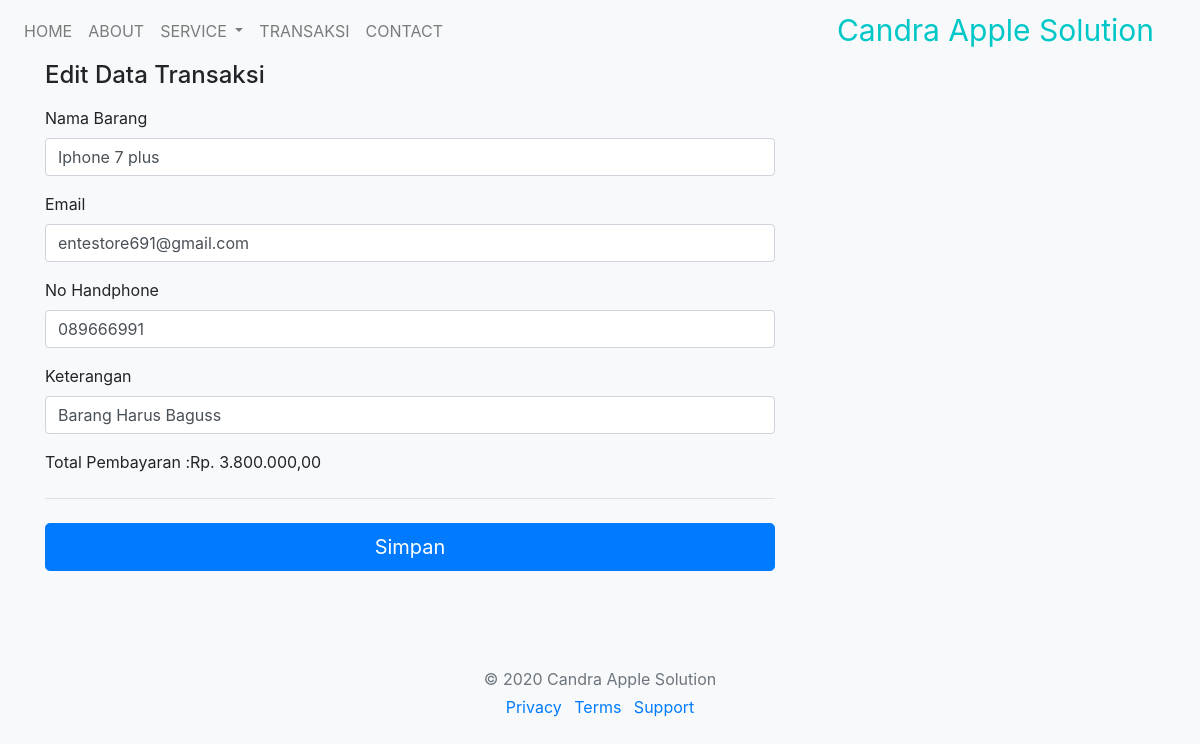
Page /index.php/home/edit_barang/1 on the committed database.
### tables this page shows
CREATE TABLE `barang` (
  `id_barang` int(4) NOT NULL,
  `nama_barang` varchar(50) NOT NULL,
  `email` varchar(40) NOT NULL,
  `nomor_hp` varchar(20) NOT NULL,
  `keterangan` text NOT NULL,
  `total_bayar` bigint(15) NOT NULL
);

### application/controllers/Home.php (called while the page is built, shortened)
<?php
class Home extends CI_Controller {
	function edit_barang($id){
		$data['barang']=$this->M_barang->form_edit($id)->result();
		return $this->load->view('admin/edit',$data);
	}
}

### index.php (called while the page is built, shortened)
<?php
require_once BASEPATH.'core/CodeIgniter.php';

### application/models/M_barang.php (called while the page is built, shortened)
<?php
class M_barang extends CI_Model {
	function form_edit($id){
		return $this->db->where('id_barang',$id)
		->get('barang');
	}
}

### application/views/admin/edit.php (the view, shortened to what this page needs)
<body class="bg-light">
  <div class="container">
<div class="row">
  <div class="col-md-8 order-md-1">
    <h4 class="mb-3">Edit Data Transaksi</h4>
    <?php foreach ($barang as $data) {?>
    <form class="form-horizontal" action="<?php echo base_url('index.php/home/edit_sbarang/'.$data->id_barang); ?>" method="post">
      <div class="mb-3">
        <label for="nama_barang">Nama Barang</label>
        <input type="text" class="form-control" name="nama_barang" value="<?php echo $data->nama_barang;?>">
      </div>
      <div class="mb-3">
        <label for="email">Email</label>
        <input type="email" class="form-control" name="email" value="<?php echo $data->email;?>">
      </div>
      <div class="mb-3">
        <label for="no_hp">No Handphone</label>
        <input type="number" class="form-control" name="no_hp" value="<?php echo $data->nomor_hp;?>">
      </div>
      <div class="mb-3">
        <label for="keterangan">Keterangan</label>
        <input type="text" class="form-control" name="keterangan" value="<?php echo $data->keterangan;?>">
      </div>
      <div class="mb-3">
        <label>Total Pembayaran :</label><label><a>Rp. <?php echo number_format($data->total_bayar,2,',','.');?></a></label>
      </div>
      <hr class="mb-4">
      <button class="btn btn-primary btn-lg btn-block" type="submit">Simpan</button>
    </form>
    <?php } ?>
    </div>
  </div>
</div>

### rows in the picture
barang: nama_barang "Iphone 7 plus", email "entestore691@gmail.com", no_hp "089666991", keterangan "Barang Harus Baguss", total_bayar "3.800.000,00"
